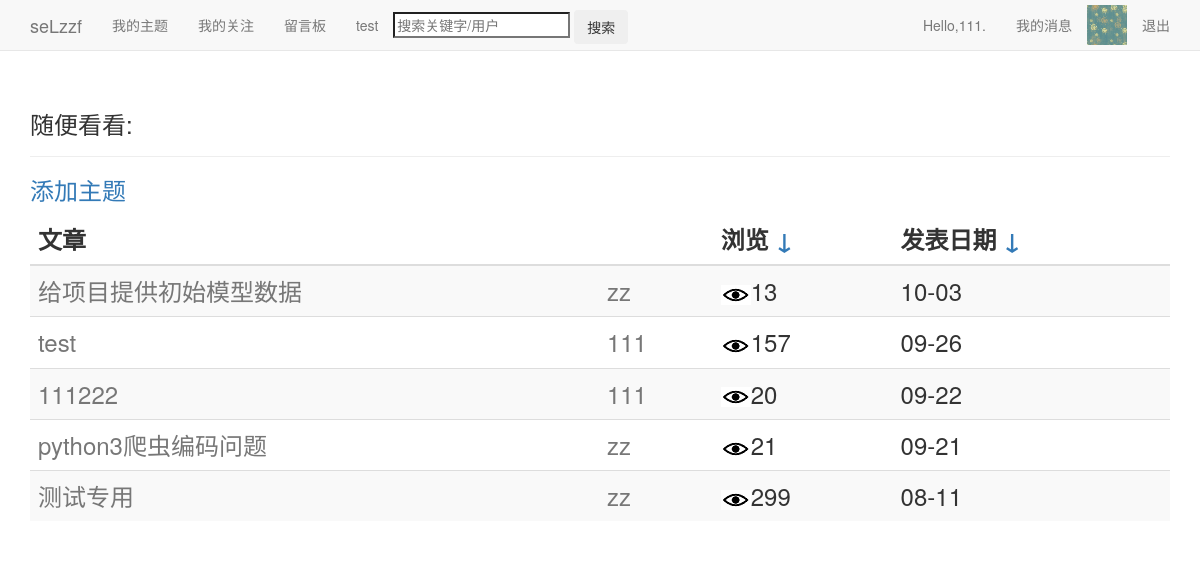
The page /index/ (signed in) on the database its author committed.
### users/models.py (models this page shows, shortened)
class Userinfo(models.Model):
	user=models.OneToOneField(User)
	pic=models.ImageField(upload_to='images',default='images/default.jpg',verbose_name='头像',blank=True)
	sex=models.CharField('性别',max_length=2,choices=(
	('男','♂'),('女','♀')),blank=True)
	birthday=models.DateField('生日',default='2000-01-01',blank=True)
	school=models.TextField('学校',max_length=50,default='暂未设置所在学校')
	autograph=models.TextField('个性签名',max_length=50,default='暂未设置个性签名')

### blogs/models.py (models this page shows, shortened)
class Theme(models.Model):
	owner=models.ForeignKey(User)
	title=models.CharField('标题',max_length=20)
	date_added=models.DateTimeField(auto_now_add=True)
	date_updated=models.DateTimeField(auto_now=True)
	设为私密=models.BooleanField(default=False)
	views=models.PositiveIntegerField(default=0)
	praises=models.PositiveIntegerField(default=0)

### blogs/views.py (the view)
# urls.py: url(r'^index/$',views.index,name='index'),
@login_required
def index(request):
	try:
		sort=request.GET['sort']
		themes=Theme.objects.filter(设为私密=False).order_by('-'+sort)
	except:
		themes=Theme.objects.filter(设为私密=False).order_by('-date_added')
	page_user=request.user
	context={'themes':themes,'page_user':page_user}
	return render(request,'blogs/index.html',context)

### blog/context_processor.py (called while the page is built)
def request_userinfo(request):
	user=request.user
	try:
		request_userinfo=Userinfo.objects.get(user=user)
		return {'request_userinfo':request_userinfo}
	except:
		return {'request_userinfo':'请登录.'}

### blogs/templates/blogs/index.html
{% extends "blogs/base.html" %}
{% load static %}
{% block header %}
  <h3>随便看看:</h3>
{% endblock header %}
{% block content %}
<div><h3>
  <table class='table table-hover table-striped'>
    <thead>
	  <tr>
	    <th>文章</th>
		<th>&nbsp </th>
		<th>浏览 <a href="?sort=views">↓</a></th>
		<th>发表日期 <a href="?sort=date_added">↓</a></th>
	  </tr>
	</thead>
	<tbody>
	  {% for theme in themes %}
	  <tr>
		<td>
		  <a style='color:#777' href="{% url 'blogs:theme' theme.owner.id theme.id %}">{{theme.title}}</a>
		</td>
		<td>
		  <a style='color:#777' href="{% url 'users:userinfo' theme.owner.id %}">{{theme.owner}}</a>
		</td>
		<td>
		  <img src="{% static 'images/views.jpg' %}"/>{{theme.views}}
		</td>
		<td>{{theme.date_added|date:'m-d'}}</td>
	  </tr>
	  {% empty %}
	    <h3>服务器好像出错了,请刷新重试或诊断网络</h3>
	  {% endfor %}
	</tbody>
</h3></div>
  {% if page_user == user %}
  <h3>
    <a href="{% url 'blogs:new_theme' %}">添加主题</a>
  </h3>
  {% endif %}
</div>
{% endblock content %}

### blogs/templates/blogs/base.html (shortened to what this page needs)
{% load bootstrap3 %}
{% load static %}
<!DOCTYPE html>
<html lang='en'>
<head>
  {% bootstrap_css %}
</head>
<body>
  <nav class='navbar navbar-default navbar-static-top'>
    <div class='container'>
	  <div class='navbar-header'>
	    <a class='navbar-brand' href="{% url 'blogs:index' %}">seLzzf</a>
	  </div>
	  <div id='navbar' class='navbar-collapse collapse'>
	    <ul class='nav navbar-nav'>
		  <li><a href="{% url 'blogs:themes' page_user.id %}">我的主题</a></li>
		  {% if user == page_user %}
		  <li><a href="{% url 'action:action' user.id %}">我的关注</a></li>
		  {% endif %}
		  <li><a href="{% url 'message:message' page_user.id %}">留言板</a></li>
		  <li><a href="{% url 'blogs:test' %}">test</a></li>
		  <li style='margin-top:10px' class='search'>
		    <form method='post' action="{% url 'blogs:search' %}">
		    <input name='search' type='search' placeholder='搜索关键字/用户'/>
		    <input class='btn' type='submit' value='搜索'>
		    </form>
		  </li>
		</ul>
		<ul class='nav navbar-nav navbar-right'>
		  {% if user.is_authenticated %}
			<li><a href="{% url 'users:userinfo' user.id %}">Hello,{{ user.username }}.</a></li>
			<li><a href="{% url 'users:news' %}">我的消息</a></li>
			<li><img style='margin-top:5px' src="{{ request_userinfo.pic.url }}" alt='pic' height="40" width="40"/></li>
			<li><a href="{% url 'users:logout' %}">退出</a></li>
		  {% endif %}
		</ul>
	  </div>
	</div>
  </nav>
  <div class='container'>
    <div class='page-header'>
      {% block header %}{% endblock header %}
    </div>
    <div>
      {% block content %}{% endblock content %}
	</div>
</body>
</html>

### rows shown on the page
Userinfo: pic (picture)
Theme: title "给项目提供初始模型数据", owner "zz", views "13", date_added "10-03"
Theme: title "test", owner "111", views "157", date_added "09-26"
Theme: title "111222", owner "111", views "20", date_added "09-22"
Theme: title "python3爬虫编码问题", owner "zz", views "21", date_added "09-21"
Theme: title "测试专用", owner "zz", views "299", date_added "08-11"

### other values the page prints
{{ user.username }} "111"
